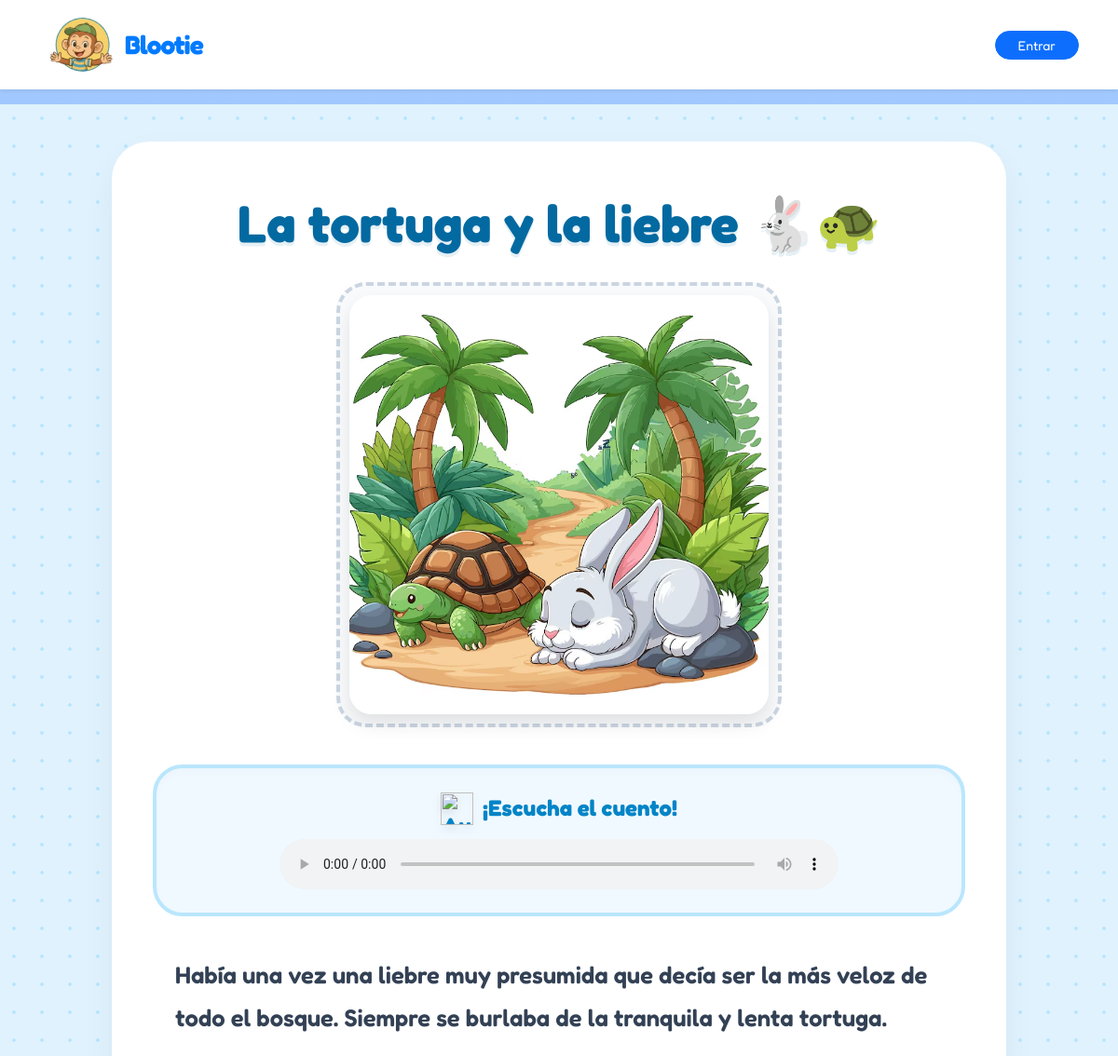
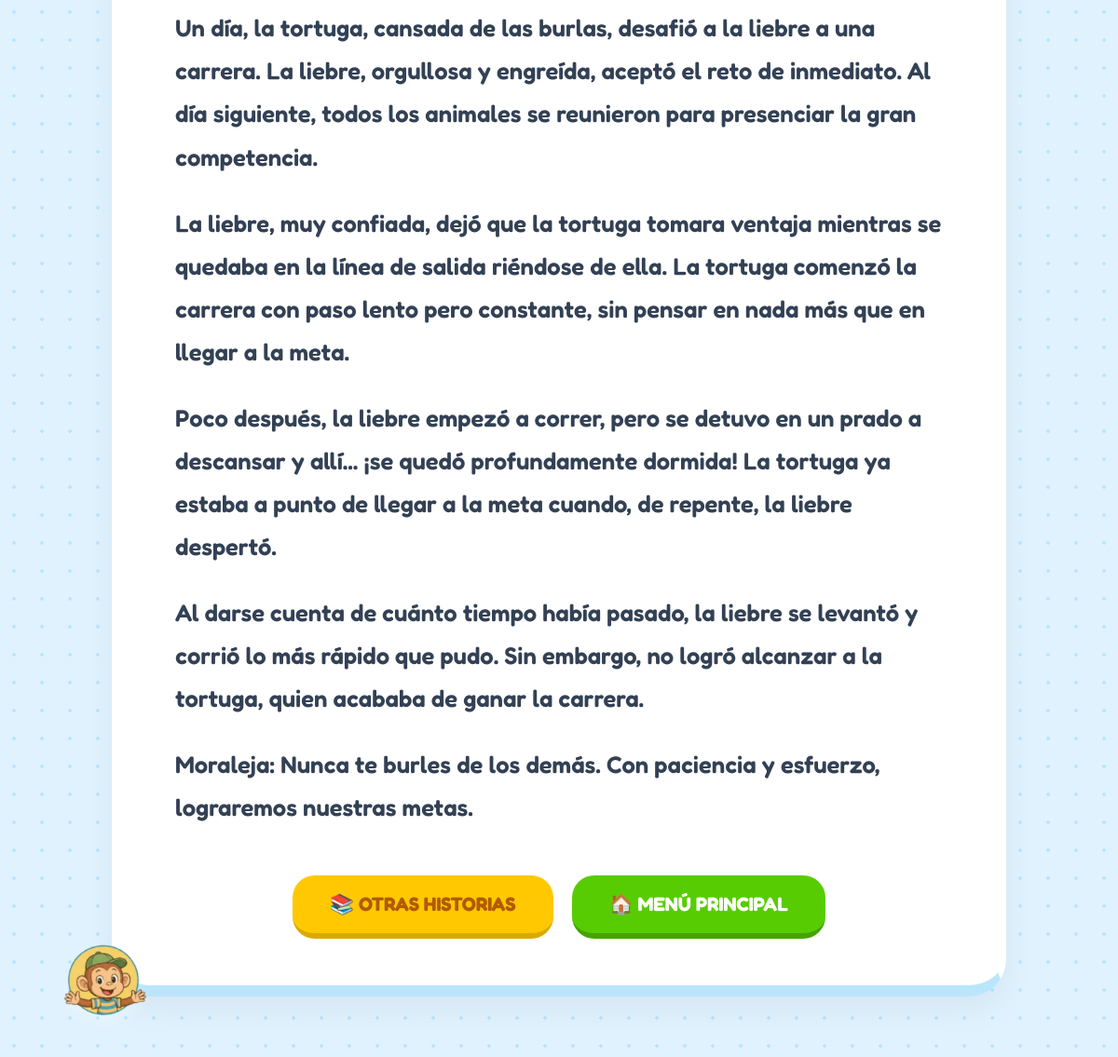
The app's page /cuentos/3/ with its own data (2 pictures, top to bottom).
### blootie_app/models.py (models this page shows, shortened)
class Cuento(models.Model):
    titulo = models.CharField(max_length=200)
    portada = models.ImageField(upload_to='cuentos/portadas/')
    contenido = models.TextField()
    audio = models.FileField(upload_to='cuentos/audios/', blank=True, null=True)

### blootie_app/views.py (the view)
# urls.py: path('cuentos/<int:cuento_id>/', views.cuento_detail, name='story_detail'),
def cuento_detail(request, cuento_id):
    cuento = get_object_or_404(Cuento, id=cuento_id)
    return render(request, 'student/story_detail.html', {'cuento': cuento})

### templates/student/story_detail.html (shortened to what this page needs)
{% extends 'base.html' %}
{% load static %}
{% block content %}
<div class="blootie-story-theme">
    <div class="story-card-detail animate__animated animate__zoomIn">
        <h1 class="story-title">{{ cuento.titulo }}</h1>
        <div class="text-center">
            {% if cuento.portada %}
            <div class="story-cover-wrapper">
                <img src="{{ cuento.portada.url }}" class="story-cover img-fluid" alt="Portada de {{ cuento.titulo }}">
            </div>
            {% endif %}
        </div>
        {% if cuento.audio %}
        <div class="audio-player-panel">
            <p class="audio-title">
                <img src="https://raw.githubusercontent.com/microsoft/fluentui-emoji/main/assets/Headphone/3D/headphone_3d.png" style="width: 35px; filter: drop-shadow(0 4px 4px rgba(0,0,0,0.1));" alt="Audio">
                ¡Escucha el cuento!
            </p>
            <audio controls>
                <source src="{{ cuento.audio.url }}" type="audio/mpeg">
            </audio>
        </div>
        {% endif %}
        <div class="story-text px-md-4">
            {{ cuento.contenido|linebreaks }}
        </div>
        <div class="action-bar">
            <a href="{% url 'student_stories' %}" class="btn-b-action btn-b-yellow">
                📚 Otras Historias
            </a>
            <a href="{% url 'student_dashboard' %}" class="btn-b-action btn-b-green">
                🏠 Menú Principal
            </a>
        </div>
    </div>
</div>
{% endblock %}

### static/css/app.css (style rules this page uses)
html, body, h1, h2, h3, h4, h5, h6, p, a, span, button { font-family: 'Fredoka', sans-serif !important; }
body { background: radial-gradient(circle at top left, rgba(255, 152, 203, .28), transparent 18%), radial-gradient(circle at top right, rgba(111, 197, 255, .25), transparent 22%), linear-gradient(180deg, #fffdf7 0%, #f7fbff 55%, #fff8fd 100%); min-height: 100vh; color: #2c3850; margin: 0; padding: 0; font-family: 'Poppins', sans-serif; }
body { margin: 0; padding: 0; }
body { margin: 0; padding: 0; font-family: 'Poppins', sans-serif; background: linear-gradient( rgba(120, 180, 255, 0.7), rgba(160, 120, 255, 0.7) ), url('/static/img/fondo_blootie.png'); background-size: cover; background-position: center; background-repeat: no-repeat; }

### templates/student/story_detail.html (style rules this page uses)
.blootie-story-theme { background-color: #E0F2FE !important; background-image: radial-gradient(#BAE6FD 2px, transparent 2px) !important; background-size: 30px 30px !important; min-height: 100vh; font-family: 'Nunito', sans-serif; padding-top: 40px; padding-bottom: 80px; display: flex; flex-direction: column; align-items: center; position: relative; overflow-x: hidden; }
.story-card-detail { background: white; border-radius: 40px; padding: 50px 40px; border: 4px solid #FFFFFF; border-bottom: 12px solid #BAE6FD; box-shadow: 0 15px 35px rgba(0,0,0,0.05); max-width: 960px; width: 95%; position: relative; z-index: 2; }
.story-title { color: #0369A1; font-weight: 900; font-size: 3.5rem; text-align: center; line-height: 1.2; margin-bottom: 30px; text-shadow: 0 4px 0px rgba(3, 105, 161, 0.1); }
.story-cover-wrapper { border-radius: 32px; padding: 10px; background: #F8FAFC; border: 4px dashed #CBD5E1; display: inline-block; margin-bottom: 40px; }
.story-cover { border-radius: 24px; max-height: 450px; width: auto; object-fit: contain; box-shadow: 0 10px 20px rgba(0,0,0,0.1); }
.story-text { font-size: 1.6rem; line-height: 1.8; color: #334155; font-family: 'Comic Sans MS', 'Quicksand', 'Chalkboard SE', cursive; text-align: left; font-weight: 600; }
.story-text p { margin-bottom: 25px; }
.audio-player-panel { background: #F0F9FF; border: 4px solid #BAE6FD; border-radius: 32px; padding: 25px 30px; margin-bottom: 40px; display: flex; flex-direction: column; align-items: center; box-shadow: inset 0 4px 10px rgba(0,0,0,0.02); }
.audio-player-panel audio { width: 100%; max-width: 600px; height: 54px; outline: none; }
.audio-title { color: #0284C7; font-size: 1.5rem; font-weight: 900; display: flex; align-items: center; gap: 10px; margin-bottom: 15px; }
.action-bar { display: flex; flex-wrap: wrap; justify-content: center; gap: 20px; margin-top: 50px; width: 100%; z-index: 3; }
.btn-b-action { font-size: 1.3rem; font-weight: 900; text-transform: uppercase; padding: 15px 40px; border-radius: 24px; text-decoration: none; display: inline-flex; align-items: center; gap: 10px; transition: all 0.1s; color: white; }
.btn-b-yellow { background: #FFC800; border-bottom: 6px solid #D9AA00; color: #B25A00; }
.btn-b-green { background: #58CC02; border-bottom: 6px solid #46A302; }

### records on screen
Cuento: titulo "La tortuga y la liebre 🐇🐢", portada (picture), contenido "Había una vez una liebre muy presumida que decía ser la más veloz de todo el bosque. Siempre se burlaba de la tranquila y lenta tortuga. Un día, la tortuga, cansada de las burlas, desafió a la liebre a una carrera. La liebre, orgullosa y engreída, aceptó el reto de inmediato. Al día siguiente, todos los animales se reunieron para presenciar la gran competencia. La liebre, muy confiada, dejó que la tortuga tomara ventaja mientras se quedaba en la línea de salida riéndose de ella. La tortuga comenzó la carrera con paso lento pero constante, sin pensar en nada más que en llegar a la meta. Poco después, la liebre empezó a correr, pero se detuvo en un prado a descansar y allí... ¡se quedó…"
